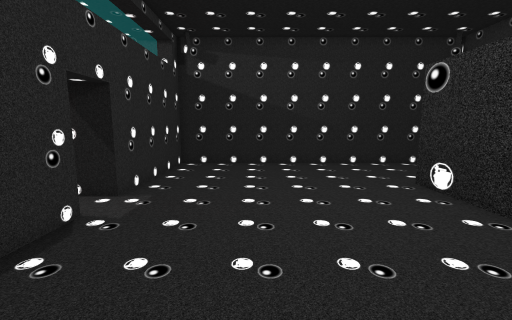
[1] (above)

17 first-person views from a walk through a scene from a Unity 3-D project. The camera is 1.3 m above the floor, tilts 8° down and sees 90° across. The floor is counted in squares, 0.5 m on a side. Each view is taken from the middle of a square. On the plan, view 1 faces up. The plan holds only what a view shows up to about 18 squares ahead; the rest is blank.

[2]
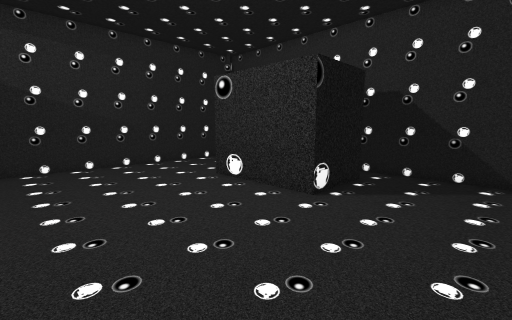

[3]
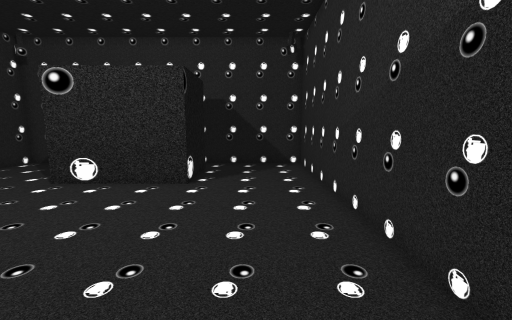

[4]
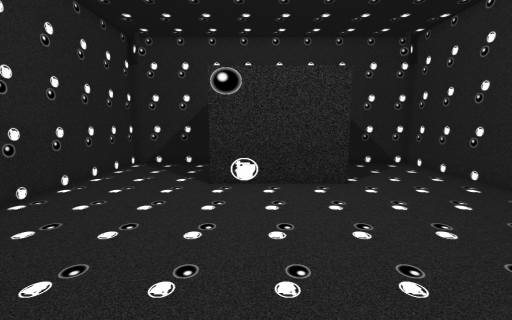

[5]
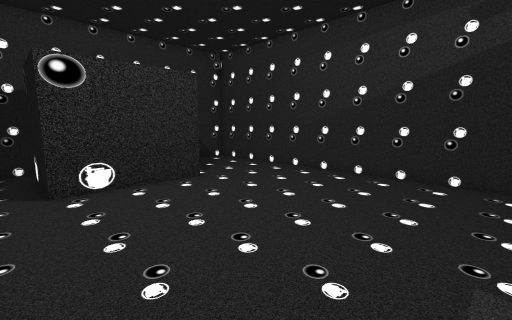

[6]
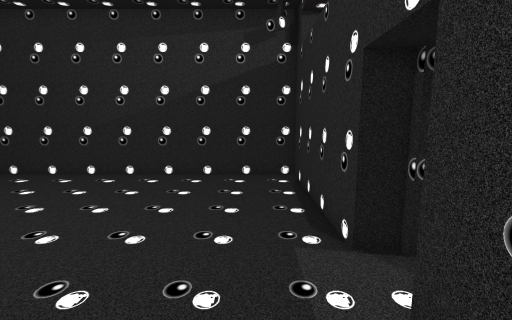

[7]
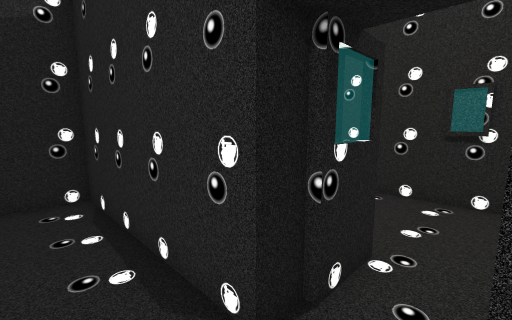

[8]
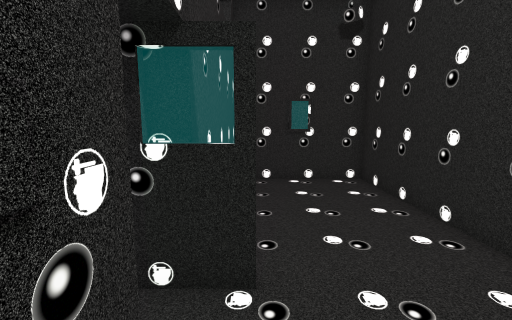

[9]
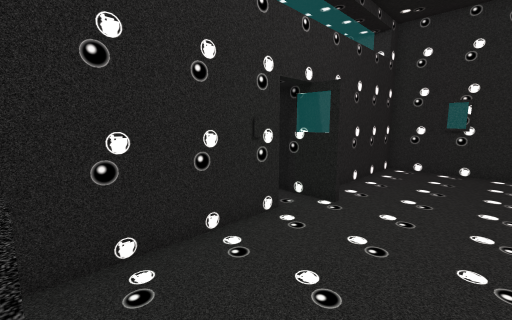

[10]
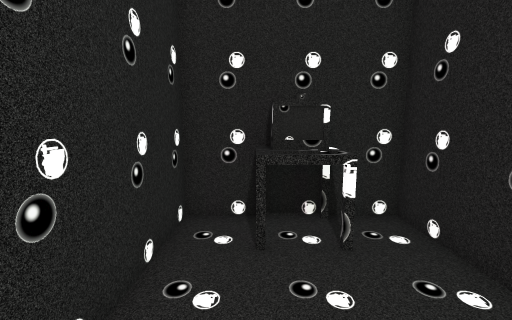

[11]
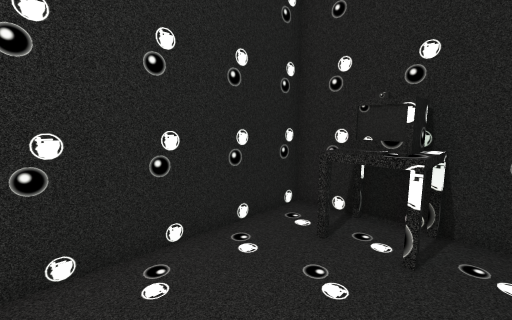

[12]
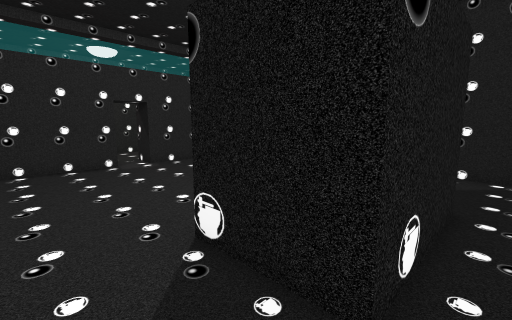

[13]
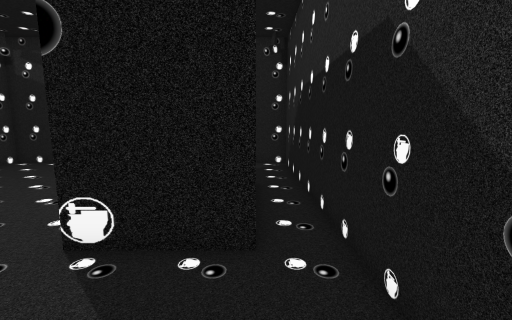

[14]
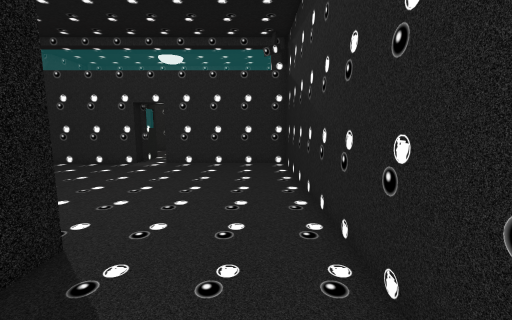

[15]
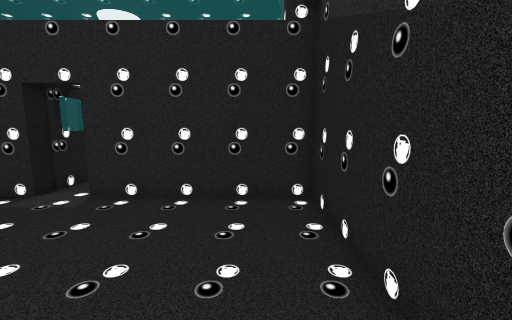

[16]
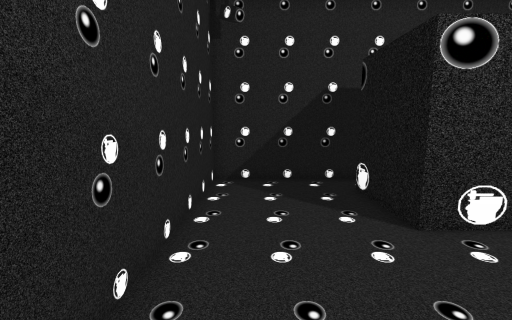

[17]
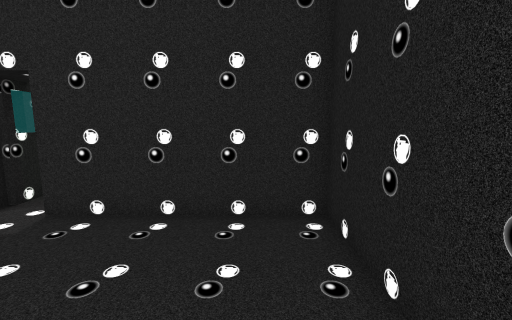

### Floor plan
Ten units are one square. View 1 is at (0, 0); x grows to the right and y downward. Boxes are objects, and circles mark ways between rooms. Rooms are numbered by the first view taken in them; rooms with no view inside come last. Other rooms are left out.
<svg viewBox="-135 -175 270 190">
<path fill="none" stroke="#000" d="M70 -50 70 -110 110 -110 110 -50 70 -50M-50 -70 -50 10 130 10 130 -170 -50 -170 -50 -90M-81 -73 -59 -73M-61 -70 -50 -70M-50 -90 -70 -90 -70 -170 -130 -170 -130 10 -70 10 -70 -70 -62 -70"/>
<rect x="-115" y="-165" width="30" height="20" fill="#bbb"><title>other object</title></rect>
<circle cx="-50" cy="-80" r="3" fill="#2a7"/>
<text x="30" y="-80">1</text>
<text x="-100" y="-80">2</text>
</svg>
Room 1 opens to room 2.

Where each view was taken, in squares from view 1:
view 1: 0 up, 0 right, facing up
view 2: 0 up, 1 left, facing up-right
view 3: 2 up, 4 left, facing right
view 4: 9 up, 4 left, facing right
view 5: 12 up, 4 left, facing down-right
view 6: 12 up, 3 left, facing down
view 7: 9 up, 3 left, facing down-left
view 8: 11 up, 8 left, facing down
view 9: 15 up, 12 left, facing down-right
view 10: 10 up, 11 left, facing up
view 11: 10 up, 8 left, facing up-left
view 12: 2 up, 12 right, facing up-left
view 13: 0 up, 11 right, facing up
view 14: 15 up, 12 right, facing left
view 15: 15 up, 4 right, facing left
view 16: 15 up, 1 right, facing right
view 17: 15 up, 2 right, facing left
